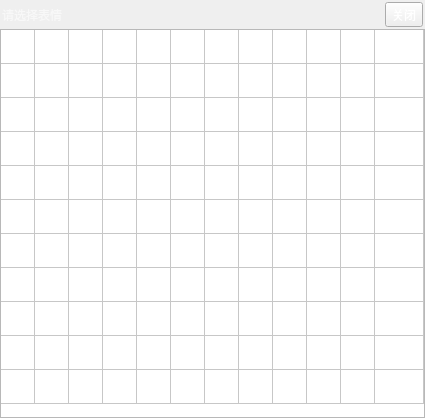
<?xml version="1.0" encoding="UTF-8"?>
<ui version="4.0">
 <class>FaceDialog</class>
 <widget class="QDialog" name="FaceDialog">
  <property name="geometry">
   <rect>
    <x>0</x>
    <y>0</y>
    <width>425</width>
    <height>418</height>
   </rect>
  </property>
  <property name="windowTitle">
   <string>Dialog</string>
  </property>
  <layout class="QVBoxLayout" name="verticalLayout">
   <property name="spacing">
    <number>0</number>
   </property>
   <property name="leftMargin">
    <number>0</number>
   </property>
   <property name="topMargin">
    <number>0</number>
   </property>
   <property name="rightMargin">
    <number>0</number>
   </property>
   <property name="bottomMargin">
    <number>0</number>
   </property>
   <item>
    <widget class="QWidget" name="widget" native="true">
     <property name="styleSheet">
      <string notr="true">background-image: url(:/resource/background/facebk.png);</string>
     </property>
     <layout class="QHBoxLayout" name="horizontalLayout_2">
      <property name="spacing">
       <number>0</number>
      </property>
      <property name="leftMargin">
       <number>2</number>
      </property>
      <property name="topMargin">
       <number>2</number>
      </property>
      <property name="rightMargin">
       <number>2</number>
      </property>
      <property name="bottomMargin">
       <number>2</number>
      </property>
      <item>
       <widget class="QLabel" name="label_2">
        <property name="styleSheet">
         <string notr="true">color: rgb(248, 248, 248);</string>
        </property>
        <property name="text">
         <string>请选择表情</string>
        </property>
       </widget>
      </item>
      <item>
       <widget class="QToolButton" name="toolButton">
        <property name="styleSheet">
         <string notr="true">color: rgb(255, 255, 255);</string>
        </property>
        <property name="text">
         <string>关闭</string>
        </property>
       </widget>
      </item>
     </layout>
    </widget>
   </item>
   <item>
    <widget class="QTableWidget" name="tableWidget">
     <property name="maximumSize">
      <size>
       <width>16777215</width>
       <height>16777208</height>
      </size>
     </property>
     <property name="rowCount">
      <number>11</number>
     </property>
     <property name="columnCount">
      <number>12</number>
     </property>
     <attribute name="horizontalHeaderVisible">
      <bool>false</bool>
     </attribute>
     <attribute name="horizontalHeaderMinimumSectionSize">
      <number>25</number>
     </attribute>
     <attribute name="horizontalHeaderDefaultSectionSize">
      <number>34</number>
     </attribute>
     <attribute name="horizontalHeaderStretchLastSection">
      <bool>true</bool>
     </attribute>
     <attribute name="verticalHeaderVisible">
      <bool>false</bool>
     </attribute>
     <attribute name="verticalHeaderMinimumSectionSize">
      <number>25</number>
     </attribute>
     <attribute name="verticalHeaderDefaultSectionSize">
      <number>34</number>
     </attribute>
     <row/>
     <row/>
     <row/>
     <row/>
     <row/>
     <row/>
     <row/>
     <row/>
     <row/>
     <row/>
     <row/>
     <column/>
     <column/>
     <column/>
     <column/>
     <column/>
     <column/>
     <column/>
     <column/>
     <column/>
     <column/>
     <column/>
     <column/>
    </widget>
   </item>
  </layout>
 </widget>
 <resources/>
 <connections/>
</ui>
